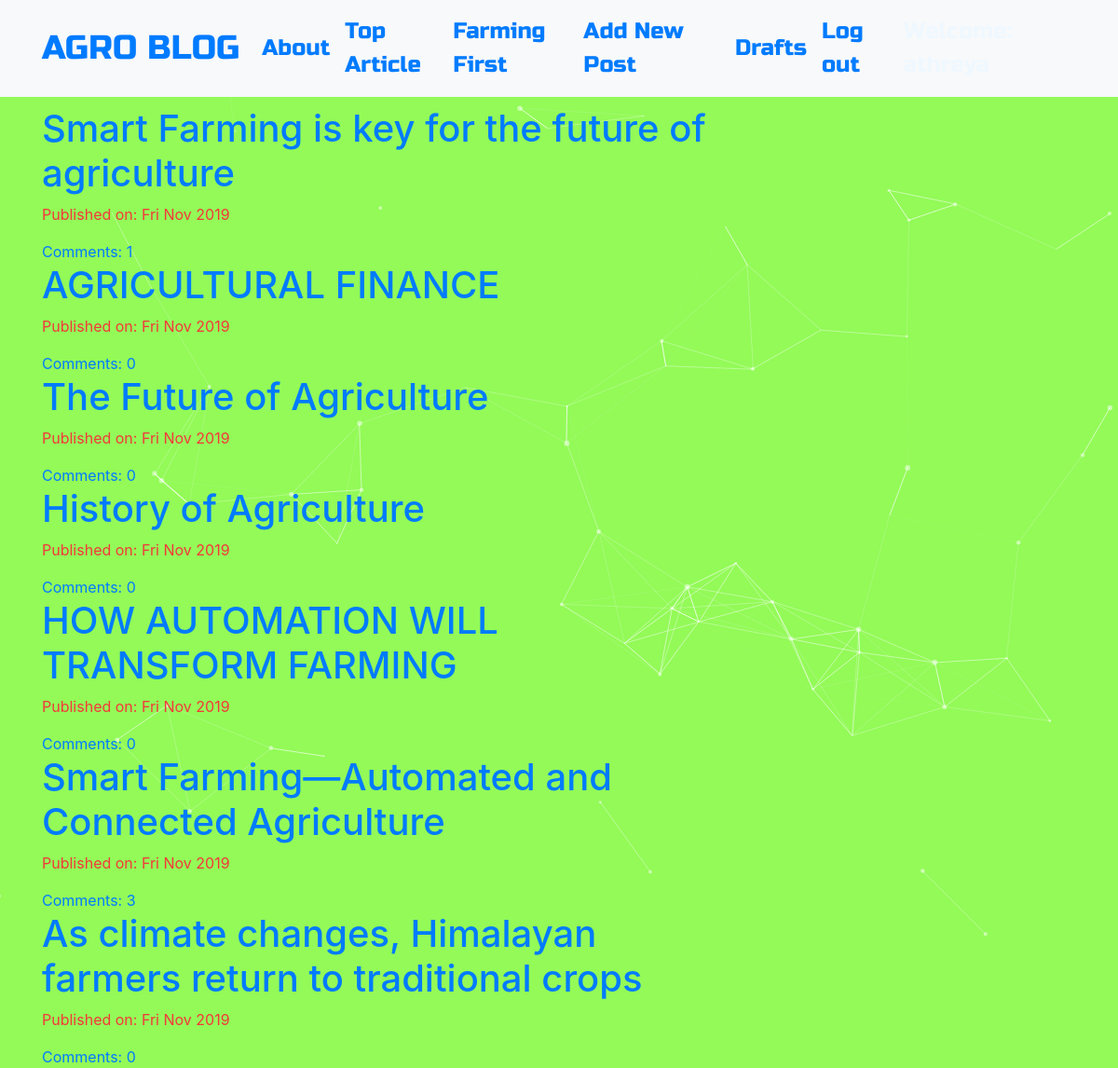
Screenshot of / (signed in) with the database file from the repository.
### blog/models.py (models this page shows, shortened)
class Post(models.Model):
    author = models.ForeignKey('auth.User',on_delete=models.CASCADE)
    title = models.CharField(max_length=200)
    text = models.TextField()
    created_date = models.DateTimeField(default=timezone.now)
    published_date = models.DateTimeField(blank=True, null=True)
    def approve_comments(self):
        return self.comments.filter(approved_comment=True)

### blog/views.py (the view)
# urls.py: path('',views.PostListView.as_view(),name='post_list'),
class PostListView(ListView):
    model = Post
    def get_queryset(self):
        return Post.objects.filter(published_date__lte=timezone.now()).order_by('-published_date')

### blog/templates/blog/post_list.html
{% extends 'blog/base.html' %}
{% block content %}
<div class="centerstage">
    {% for post in post_list %}
        <div class="post">
            <h1><a href="{% url 'post_detail' pk=post.pk %}">{{ post.title }}</a></h1>
            <div class="date">
                <p>Published on: {{ post.published_date|date:"D M Y"}}</p>
            </div>
            <a href="{% url 'post_detail' pk=post.pk %}">Comments: {{ post.approve_comments.count }}</a>
        </div>
    {% endfor %}
</div>
{% endblock %}

### blog/static/css/blog.css (style rules this page uses)
body { background-color: #789; margin-left: 5px; margin-right: 5px; z-index: 900; position: relative; }
html, body { position: absolute; height: 100%; width: 100%; overflow: scroll; background: #93fa58; margin: 0; }
.centerstage { margin-left: auto; margin-right: auto; }
.loader { color: rgb(243, 57, 57); }

### rows the page displays
Post: title "Smart Farming is key for the future of agriculture", published_date "Fri Nov 2019", approve_comments.count "1"
Post: title "AGRICULTURAL FINANCE", published_date "Fri Nov 2019", approve_comments.count "0"
Post: title "The Future of Agriculture", published_date "Fri Nov 2019", approve_comments.count "0"
Post: title "History of Agriculture", published_date "Fri Nov 2019", approve_comments.count "0"
Post: title "HOW AUTOMATION WILL TRANSFORM FARMING", published_date "Fri Nov 2019", approve_comments.count "0"
Post: title "Smart Farming—Automated and Connected Agriculture", published_date "Fri Nov 2019", approve_comments.count "3"
Post: title "As climate changes, Himalayan farmers return to traditional crops", published_date "Fri Nov 2019", approve_comments.count "0"
